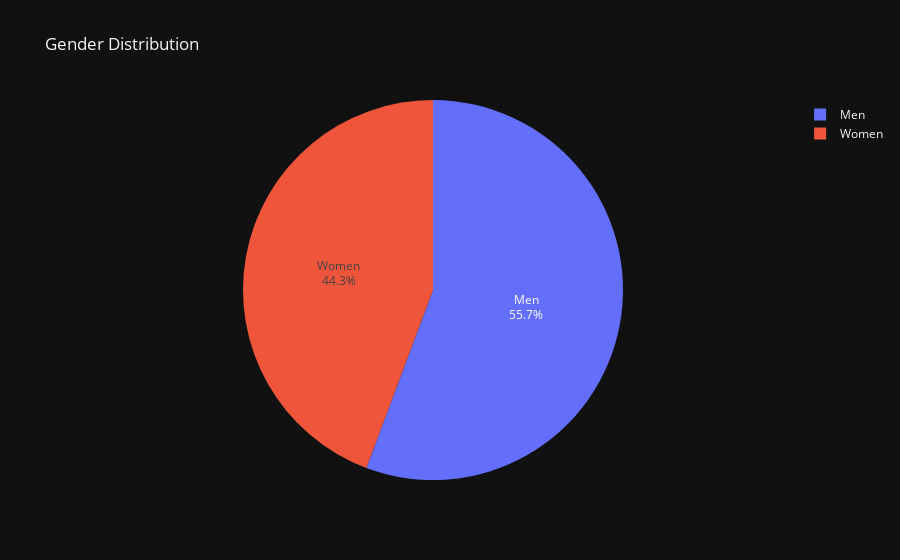

Notebook code for this chart:
### Code cell
temp= pd.DataFrame(train.Socio_Demo_04.value_counts(sort=False))
temp.rename(columns = {'Socio_Demo_04':'#of people'}, inplace=True)
temp['Gender'] = ['Men','Women']

import plotly.express as px
fig = px.pie(temp, 
            values = '#of people', 
            names = 'Gender', 
            title= 'Gender Distribution',
            template='plotly_dark')
fig.update_traces(textposition='inside', textinfo='percent+label')
fig.show()

### Figure 1 — Plotly figure (JSON) as saved in the notebook; plotly's stock layout.template omitted (floating-point values rounded to 4 significant figures)
{"data": [{"domain": {"x": [0, 1], "y": [0, 1]}, "hovertemplate": "Gender=%{label}<br>#of people=%{value}<extra></extra>", "labels": ["Men", "Women"], "legendgroup": "", "name": "", "showlegend": true, "textinfo": "percent+label", "textposition": "inside", "type": "pie", "values": [1866368, 1484233]}], "layout": {"autosize": true, "legend": {"tracegroupgap": 0}, "title": {"text": "Gender Distribution"}}}
